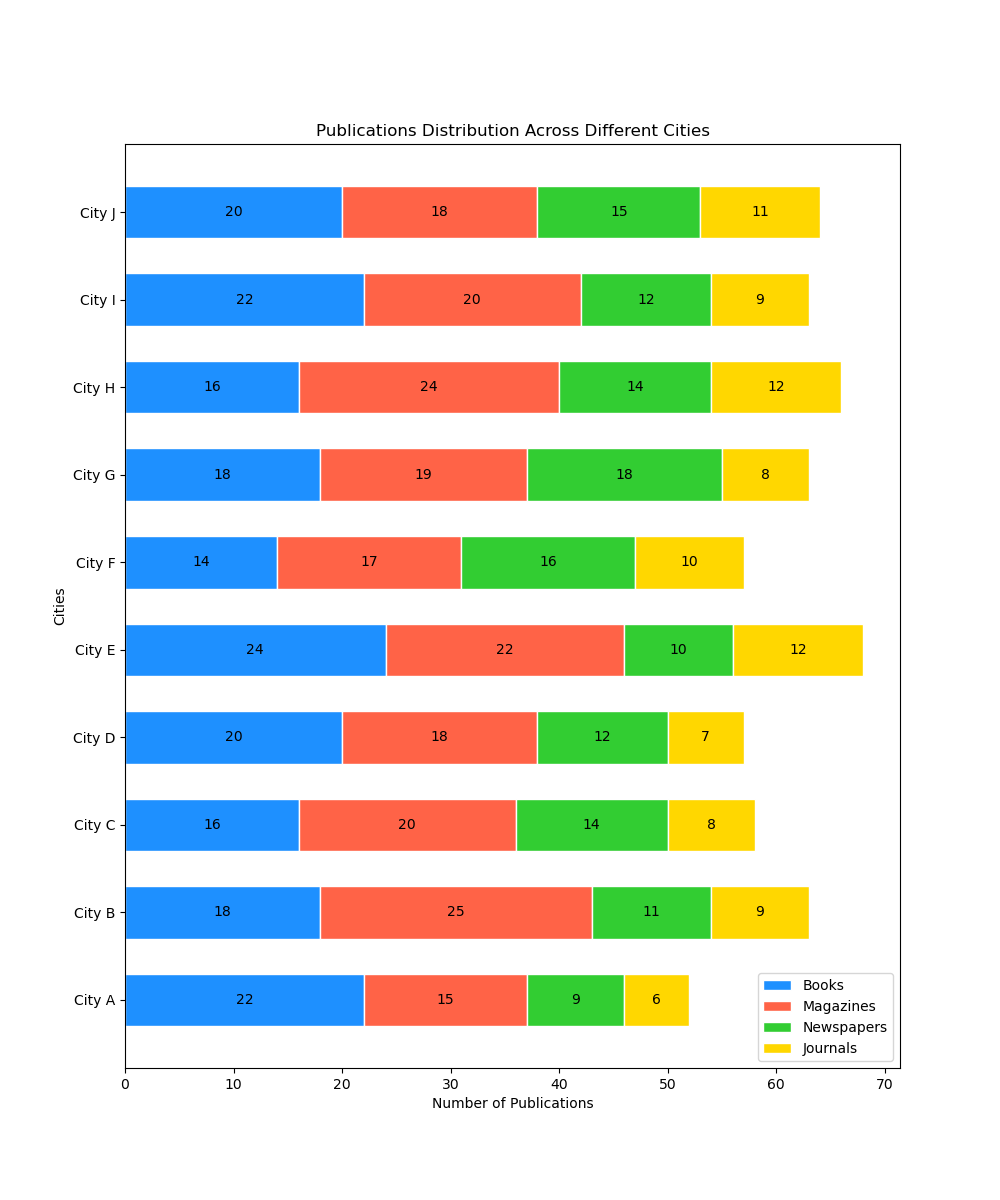

Source code (Python):

import matplotlib.pyplot as plt

# Sample data for stacked bar chart
cities = ['City A', 'City B', 'City C', 'City D', 'City E', 'City F', 'City G', 'City H', 'City I', 'City J']
books = [22, 18, 16, 20, 24, 14, 18, 16, 22, 20]
magazines = [15, 25, 20, 18, 22, 17, 19, 24, 20, 18]
newspapers = [9, 11, 14, 12, 10, 16, 18, 14, 12, 15]
journals = [6, 9, 8, 7, 12, 10, 8, 12, 9, 11]

# Stacked bar chart configuration
fig, ax = plt.subplots(figsize=(10, 12))  # Set width and height of the chart
bars1 = ax.barh(cities, books, label='Books', color='#1E90FF', edgecolor='white', height=0.6)
bars2 = ax.barh(cities, magazines, label='Magazines', color='#FF6347', edgecolor='white', height=0.6, left=books)
bars3 = ax.barh(cities, newspapers, label='Newspapers', color='#32CD32', edgecolor='white', height=0.6, left=[i+j for i, j in zip(books, magazines)])
bars4 = ax.barh(cities, journals, label='Journals', color='#FFD700', edgecolor='white', height=0.6, left=[i+j+k for i, j, k in zip(books, magazines, newspapers)])

# Labeling and customization
ax.set_xlabel('Number of Publications')
ax.set_ylabel('Cities')
ax.set_title('Publications Distribution Across Different Cities')
ax.legend(loc='lower right')

# Adding numerical labels
for bars in [bars1, bars2, bars3, bars4]:
    for bar in bars:
        width = bar.get_width()
        ax.text(bar.get_x() + width / 2, bar.get_y() + bar.get_height() / 2, f'{width}', ha='center', va='center')

# Display the chart
plt.show()
